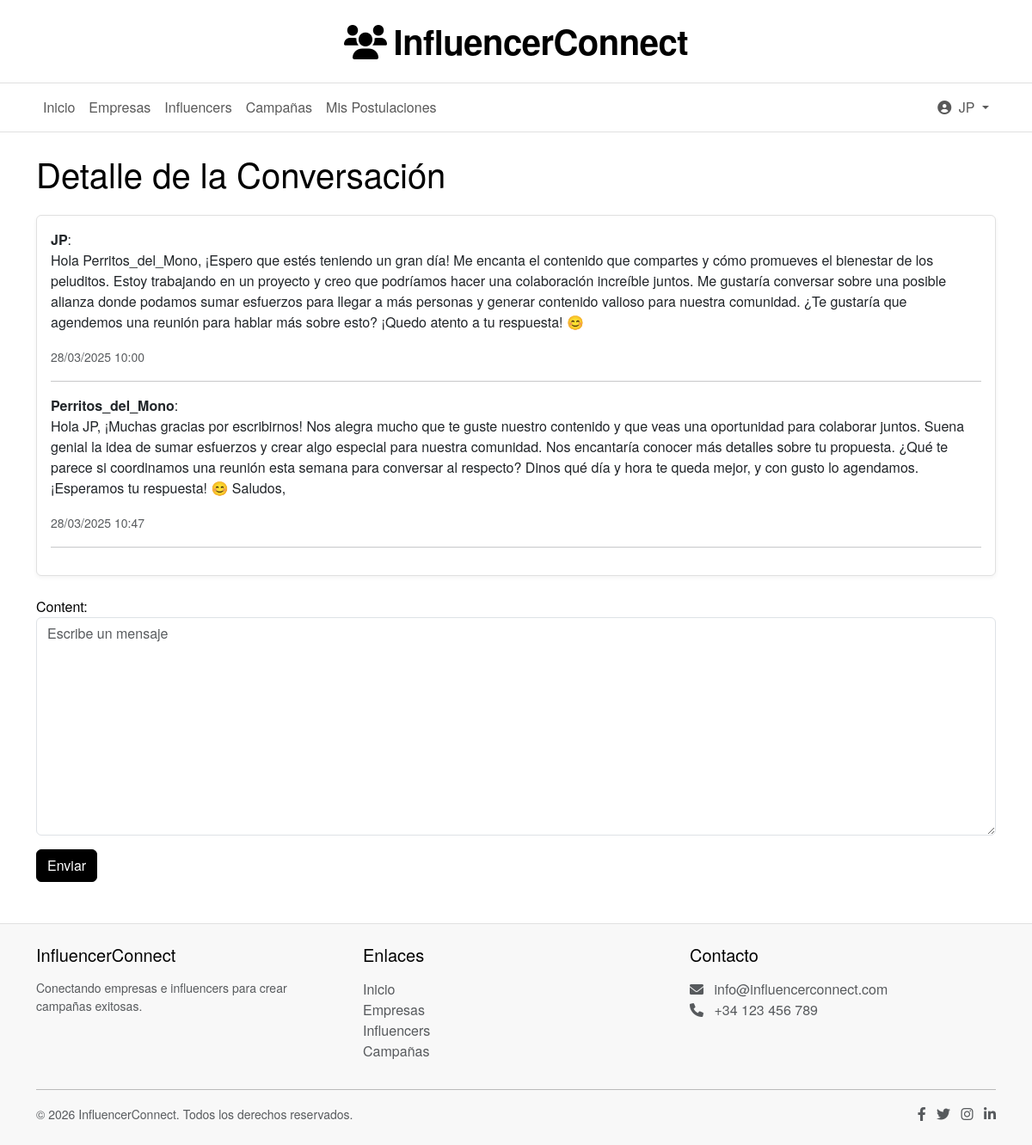
Page /messages/conversation/1/ (signed in) on the committed database.
### users/models.py (models this page shows, shortened)
class CustomUser(AbstractUser):
    USER_TYPE_CHOICES = (
        ('empresa', 'Empresa'),
        ('influencer', 'Influencer'),
    )
    email = models.EmailField(_('email address'), unique=True)
    user_type = models.CharField(max_length=10, choices=USER_TYPE_CHOICES)
    profile_picture = models.ImageField(upload_to='profile_pictures/', blank=True, null=True)
    USERNAME_FIELD = 'email'
    REQUIRED_FIELDS = ['username', 'user_type']

### messages_app/models.py (models this page shows, shortened)
class ConversationMessage(models.Model):
    conversation = models.ForeignKey(
        Conversation,
        on_delete=models.CASCADE,
        related_name='messages'
    )
    sender = models.ForeignKey(
        settings.AUTH_USER_MODEL,
        on_delete=models.CASCADE
    )
    content = models.TextField()
    timestamp = models.DateTimeField(auto_now_add=True)
    is_read = models.BooleanField(default=False)
    class Meta:
        ordering = ['timestamp']

### messages_app/views.py (the view)
# urls.py: path('conversation/<int:conversation_id>/', conversation_detail, name='conversation_detail'),
@login_required
def conversation_detail(request, conversation_id):
    conversation = get_object_or_404(Conversation, id=conversation_id, participants=request.user)
    unread_messages = conversation.messages.filter(is_read=False).exclude(sender=request.user)
    unread_messages.update(is_read=True)
    messages_list = conversation.messages.all()
    if request.method == 'POST':
        form = ConversationMessageForm(request.POST)
        if form.is_valid():
            new_message = form.save(commit=False)
            new_message.conversation = conversation
            new_message.sender = request.user
            new_message.save()
            conversation.save()  # Esto actualiza el campo updated_at
            return redirect('messages_app:conversation_detail', conversation_id=conversation.id)
    else:
        form = ConversationMessageForm()
    conversations = Conversation.objects.filter(participants=request.user)
    context = {
        'conversation': conversation,
        'messages_list': messages_list,
        'form': form,
        'conversations': conversations,
        'selected_conversation': conversation,
    }
    return render(request, 'messages_app/conversation_detail.html', context)

### messages_app/forms.py
class ConversationMessageForm(forms.ModelForm):
    class Meta:
        model = ConversationMessage
        fields = ['content']  # Usa 'content' en lugar de 'body'
        widgets = {
            'content': forms.Textarea(attrs={'class': 'form-control', 'placeholder': 'Escribe un mensaje'}),
        }

### templates/messages_app/conversation_detail.html (shortened to what this page needs)
{% extends 'base.html' %}
{% block content %}
<div class="container mt-4">
    <h1 class="mb-4">Detalle de la Conversación</h1>
    <div class="card mb-4">
        <div class="card-body">
            {% for message in messages_list %}
                <div class="mb-3">
                    <strong>{{ message.sender.username }}</strong>:
                    <p>{{ message.content }}</p>
                    <small class="text-muted">{{ message.timestamp|date:"d/m/Y H:i" }}</small>
                </div>
                <hr>
            {% endfor %}
        </div>
    </div>
    <form method="post">
        {{ form.as_p }}
        <button type="submit" class="btn btn-primary">Enviar</button>
    </form>
</div>
{% endblock %}

### templates/base.html (shortened to what this page needs)
<!DOCTYPE html>
<html lang="es">
<head>
    <link href="https://cdn.jsdelivr.net/npm/bootstrap@5.3.0-alpha1/dist/css/bootstrap.min.css" rel="stylesheet">
    <link href="https://cdn.jsdelivr.net/npm/bootstrap@5.3.0/dist/css/bootstrap.min.css" rel="stylesheet">
    <link rel="stylesheet" href="https://cdnjs.cloudflare.com/ajax/libs/font-awesome/6.0.0/css/all.min.css">
</head>
<body>
    <header class="site-header">
        <div class="container">
            <h1 class="site-title">
                <i class="fas fa-users"></i>InfluencerConnect
            </h1>
        </div>
    </header>
    <nav class="main-navigation navbar navbar-expand-lg navbar-light">
        <div class="container">
            <div class="collapse navbar-collapse" id="navbarNav">
                <ul class="navbar-nav me-auto">
                    <li class="nav-item">
                        <a class="nav-link" href="{% url 'home' %}">Inicio</a>
                    </li>
                    <li class="nav-item">
                        <a class="nav-link" href="{% url 'profiles:company_list' %}">Empresas</a>
                    </li>
                    <li class="nav-item">
                        <a class="nav-link" href="{% url 'profiles:influencer_list' %}">Influencers</a>
                    </li>
                    <li class="nav-item">
                        <a class="nav-link" href="{% url 'campaigns:campaign_list' %}">Campañas</a>
                    </li>
                    {% if user.is_authenticated and user.user_type == 'influencer' %}
                        <li class="nav-item">
                            <a class="nav-link" href="{% url 'campaigns:influencer_applications' %}">Mis Postulaciones</a>
                        </li>
                    {% endif %}
                </ul>
                <ul class="navbar-nav">
                    {% if user.is_authenticated %}
                        <li class="nav-item dropdown">
                            <a class="nav-link dropdown-toggle" href="#" id="navbarDropdown" role="button" data-bs-toggle="dropdown">
                                <i class="fas fa-user-circle me-1"></i>
                                {{ user.username }}
                            </a>
                        </li>
                    {% endif %}
                </ul>
            </div>
        </div>
    </nav>
    {% block content %}{% endblock %}
    <footer class="py-4 mt-5">
        <div class="container">
            <div class="row">
                <div class="col-md-4 mb-3 mb-md-0">
                    <h5 class="mb-3">InfluencerConnect</h5>
                    <p class="small text-muted">Conectando empresas e influencers para crear campañas exitosas.</p>
                </div>
                <div class="col-md-4 mb-3 mb-md-0">
                    <h5 class="mb-3">Enlaces</h5>
                    <ul class="list-unstyled">
                        <li><a href="{% url 'home' %}" class="text-decoration-none text-muted">Inicio</a></li>
                        <li><a href="{% url 'profiles:company_list' %}" class="text-decoration-none text-muted">Empresas</a></li>
                        <li><a href="{% url 'profiles:influencer_list' %}" class="text-decoration-none text-muted">Influencers</a></li>
                        <li><a href="{% url 'campaigns:campaign_list' %}" class="text-decoration-none text-muted">Campañas</a></li>
                    </ul>
                </div>
                <div class="col-md-4">
                    <h5 class="mb-3">Contacto</h5>
                    <ul class="list-unstyled text-muted">
                        <li><i class="fas fa-envelope me-2"></i> info@influencerconnect.com</li>
                        <li><i class="fas fa-phone me-2"></i> +34 123 456 789</li>
                    </ul>
                </div>
            </div>
            <hr>
            <div class="d-flex justify-content-between align-items-center">
                <p class="small text-muted mb-0">&copy; {% now "Y" %} InfluencerConnect. Todos los derechos reservados.</p>
                <div>
                    <a href="#" class="text-muted me-2"><i class="fab fa-facebook-f"></i></a>
                    <a href="#" class="text-muted me-2"><i class="fab fa-twitter"></i></a>
                    <a href="#" class="text-muted me-2"><i class="fab fa-instagram"></i></a>
                    <a href="#" class="text-muted"><i class="fab fa-linkedin-in"></i></a>
                </div>
            </div>
        </div>
    </footer>
</body>
</html>

### templates/base.html (style rules this page uses)
:root { --primary-color: #000000; --primary-hover: #333333; --secondary-color: #666666; --background-color: #ffffff; --text-color: #000000; --border-color: #e0e0e0; }
body { font-family: 'Helvetica Neue', Arial, sans-serif; color: var(--text-color); background-color: var(--background-color); }
.btn-primary { background-color: var(--primary-color); border-color: var(--primary-color); }
.site-header { text-align: center; padding: 1.5rem 0; background-color: var(--background-color); border-bottom: 1px solid var(--border-color); }
.site-title { font-size: 2.5rem; font-weight: 700; color: var(--primary-color); margin: 0; letter-spacing: -0.5px; }
.site-title i { margin-right: 0.5rem; }
.main-navigation { background-color: var(--background-color); border-bottom: 1px solid var(--border-color); }
.card { border: 1px solid var(--border-color); box-shadow: 0 2px 5px rgba(0,0,0,0.05) !important; }
footer { background-color: #f8f8f8 !important; border-top: 1px solid var(--border-color) !important; }

### rows in the picture
CustomUser: username "JP"
ConversationMessage: sender.username "JP", content "Hola Perritos_del_Mono, ¡Espero que estés teniendo un gran día! Me encanta el contenido que compartes y cómo promueves el bienestar de los peluditos. Estoy trabajando en un proyecto y creo que podríamos hacer una colaboración increíble juntos. Me gustaría conversar sobre una posible alianza donde podamos sumar esfuerzos para llegar a más personas y generar contenido valioso para nuestra comunidad. ¿Te gustaría que agendemos una reunión para hablar más sobre esto? ¡Quedo atento a tu respuesta! 😊", timestamp "28/03/2025 10:00"
ConversationMessage: sender.username "Perritos_del_Mono", content "Hola JP, ¡Muchas gracias por escribirnos! Nos alegra mucho que te guste nuestro contenido y que veas una oportunidad para colaborar juntos. Suena genial la idea de sumar esfuerzos y crear algo especial para nuestra comunidad. Nos encantaría conocer más detalles sobre tu propuesta. ¿Qué te parece si coordinamos una reunión esta semana para conversar al respecto? Dinos qué día y hora te queda mejor, y con gusto lo agendamos. ¡Esperamos tu respuesta! 😊 Saludos,", timestamp "28/03/2025 10:47"
